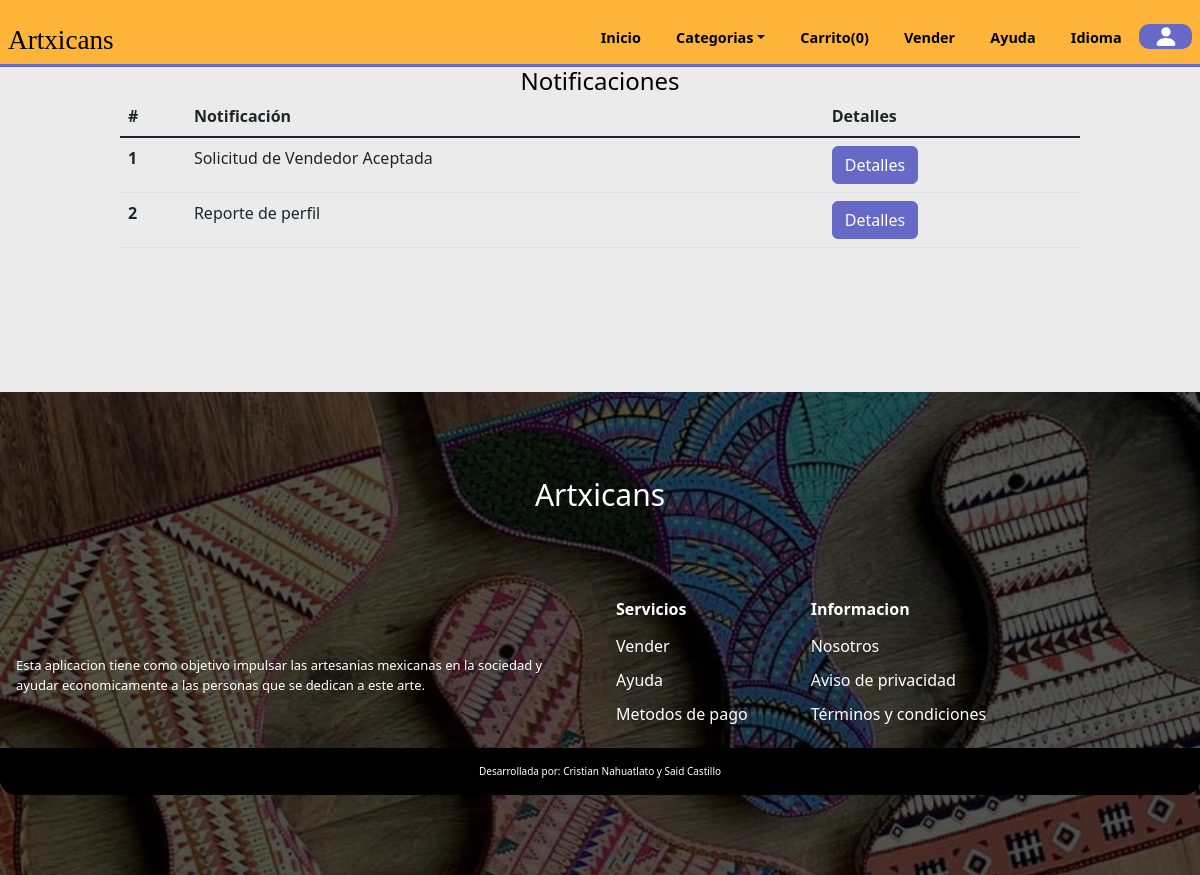
Page /notifications.php (signed in) on the committed database.
### tables this page shows
CREATE TABLE `notifications` (
  `id_notif` int(11) NOT NULL,
  `notification` varchar(150) NOT NULL,
  `ID_registro` int(11) DEFAULT NULL
);

### notifications.php (the view, shortened to what this page needs)
<?php
    include('./global/conexion.php');
    include('./templates/cabecera.php');
?>
    <section class="notifications">
        <h2 align="center">Notificaciones</h2>
        <div class="table-notifications table-responsive">
        <table class="table">
  <thead>
    <tr>
      <th scope="col">#</th>
      <th scope="col">Notificación</th>
      <th scope="col">Detalles</th>
    </tr>
  </thead>
  <tbody class="table-group-divider">
    <?php
        $id_user = $_SESSION['id'];
        $query = mysqli_query($conn,"SELECT * FROM notifications WHERE ID_registro = $id_user");
        while($data = mysqli_fetch_array($query)){
   ?>
    <tr>
       <?php
        foreach ($query as $key => $value){
           if(!isset($counter))
           {
               $counter = 0;
           }
           $counter++;
        ?>
      <th scope="row"><?php
      echo $counter; ?> </th>
      <td><?php echo $value['notification']?></td>
      <td><button type="button" class="btn btn-info">Detalles</button></td>
    </tr>
    <?php }}?>
  </tbody>
</table>
        </div>
    </section>
<?php
    include('./templates/pie.php');
?>

### styles/home/products.css (style rules this page uses)
.btn-info { --bs-btn-color: var(--bs-white); --bs-btn-bg: var(--second-alpha-color); --bs-btn-border-color: var(--second-alpha-color); --bs-btn-hover-color: var(--bs-white); --bs-btn-hover-bg: #787bc8; --bs-btn-hover-border-color:var(--second-alpha-color) ; --bs-btn-focus-shadow-rgb: var(--bd-violet-rgb); --bs-btn-active-color: var(--bs-btn-hover-color); --bs-btn-active-bg: var(--second-alpha-color); --bs-btn-active-border-color: var(--second-alpha-color); --bs-btn-disabled-color:rgb(57, 55, 55); --bs-btn-disabled-bg: #a7a9ea; --bs-btn-disabled-border-color: #787bc8; }

### styles/home/main.css (style rules this page uses)
body { top:0px !important; }

### styles/pages/profile.css (style rules this page uses)
.table-notifications { width: 95vw; margin: 0 auto; }
@media screen and (min-width:768px) { .table-notifications { width: 80vw; } }

### index.css (style rules this page uses)
:root { --first-color: #feb439; --first-alpha-color: #FDD100; --second-color: #7D3C98; --second-alpha-color: #6669c5; --black-color: black; --white-color: white; --black-alpha-color: rgba(0,0,0,0.5); --white-alpha-color: rgba(255,255,255,0.5); --opacity-color: rgba(8,75,138,0.7); --font: "RaleWay",sans-serif; --max-width: 1200px; --header-height: 4.7rem; --link-color: #509ee3; --card-bg:rgb(225,225,235); --card-hover:rgb(255,255,255); }
* { padding:0; margin:0; -webkit-box-sizing: border-box; -moz-box-sizing: border-box; box-sizing: border-box; }
html { box-sizing: border-box; font-family: var(--font); font-size: 16px; scroll-behavior: smooth; }
*, *::after, *::before { box-sizing: inherit; }
body { margin: 0; overflow-x: hidden; color: var(--black-color); background-color: rgb(235, 235, 235);; }
h2 { margin: 0; font-size: 1.5rem; }

### rows in the picture
notifications: counter "1", notification "Solicitud de Vendedor Aceptada"
notifications: counter "2", notification "Reporte de perfil"
